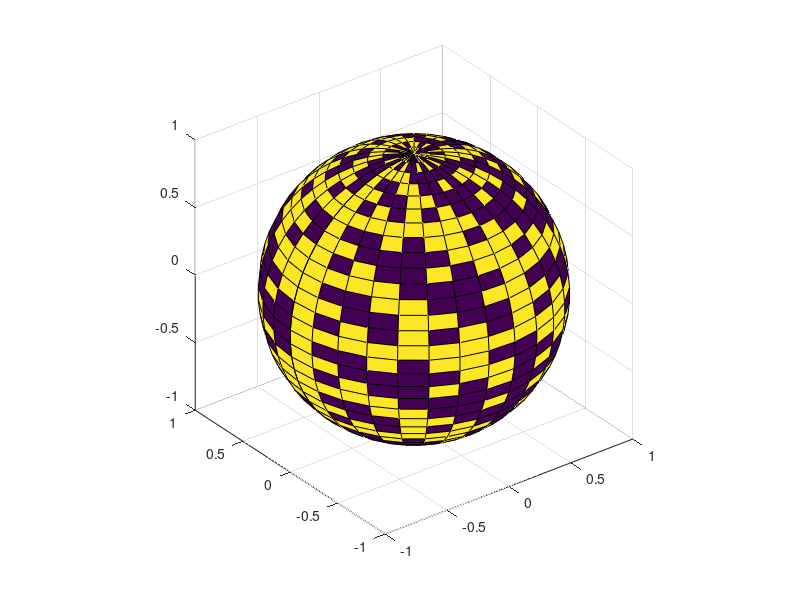

Write MATLAB code to recreate this figure. (Note: this script raises an error after producing the figure.)
%% sphere
k = 5;
n = 2^k-1;
theta = pi*(-n:2:n)/n;
phi = (pi/2)*(-n:2:n)'/n;
X = cos(phi)*cos(theta);
Y = cos(phi)*sin(theta);
Z = sin(phi)*ones(size(theta));
% colormap([0 0 0;1 1 1])
C = hadamard(2^k);
surf(X,Y,Z,C);
axis square;
[f,v] = surf2patch(X,Y,Z);


%% cuboid

v=[0, 0, 0;0 5 0;3 5 0;3 0 0;0 0 4;0 5 4;3 5 4;3 0 4];
f= [1 2 3;1 3 4;2 6 7;2 7 3;4 3 7 ;4 7 8;1 5 8;1 8 4;1 2 6;1 6 5;5 6 7;5 7 8];
patch('Faces',f,'Vertices',v,'FaceColor','b');
view(30,30)
axis equal

%% cylinder

% Sample values
h = 20;     % height
ra = 10;   % radius

% Create constant vectors
tht = linspace(0,2*pi,100); z = linspace(0,h,20);

% Create cylinder
xa = repmat(ra*cos(tht),20,1); 
ya = repmat(ra*sin(tht),20,1);
za = repmat(z',1,100);

% To close the ends
x = [xa*0;flipud(xa); (xa(1,:))*0]; 
y = [ya*0;flipud(ya); (ya(1,:))*0];
z = [za;flipud(za); za(1,:)];

surf(x,y,z)




%% cone
h = 20 ;
r = 8;
N = 100;
[x,y,z] = cylinder([0 r],N);
z = z*h;
X = [x;(x(1,:))*0];
Y = [y;(y(1,:))*0];
Z = [z;z(2,:)];
[f,v] = surf2patch(X,Y,Z);
patch('Faces',f,'Vertices',v);
view(30,30)
axis equal

%% stl
[v,f,normals,name] = stlRead('femur_binary.stl');
[x,y] = meshgrid(v(:,1),v(:,2));



%% simple_cylinder
h = 20;
r = 8;
N = 100;
[x,y,z] = cylinder(r,N);
z = z*h;
X = [(x(1,:))*0;x;(x(1,:))*0];
Y = [(y(1,:))*0;y;(y(1,:))*0];
Z = [(z(1,:))*0;z;z(2,:)];
surf(X,Y,Z);


%%
clc, clear, close all;
h = 20 ;
r = 8;
N = 100;
[x,y,z] = cylinder([0 r],N);
z = z*h;
X = [x;(x(1,:))*0];
Y = [y;(y(1,:))*0];
Z = [z;z(2,:)];
[f1,v1] = surf2patch(X,Y,Z,'triangle');

v2=[0, 0, 0;0 50 0;30 50 0;30 0 0;0 0 40;0 50 40;30 50 40;30 0 40];
f2= [1 2 3;1 3 4;2 6 7;2 7 3;4 3 7 ;4 7 8;1 5 8;1 8 4;1 2 6;1 6 5;5 6 7;5 7 8];
v = [v2;v1];
a = size(v2);
f1 = f1 + a(1);

f = [f2;f1];

patch('Faces',f,'Vertices',v,'FaceColor','b');
view(30,30)
axis equal


%%  write stl file
tmpvol = false(20,20,20);      % Empty voxel volume
tmpvol(8:12,8:12,5:15) = 1;    % Turn some voxels on
fv = isosurface(~tmpvol, 0.5); % Make patch w. faces "out"
stlWrite('test.stl',fv)        % Save to binary .stl

